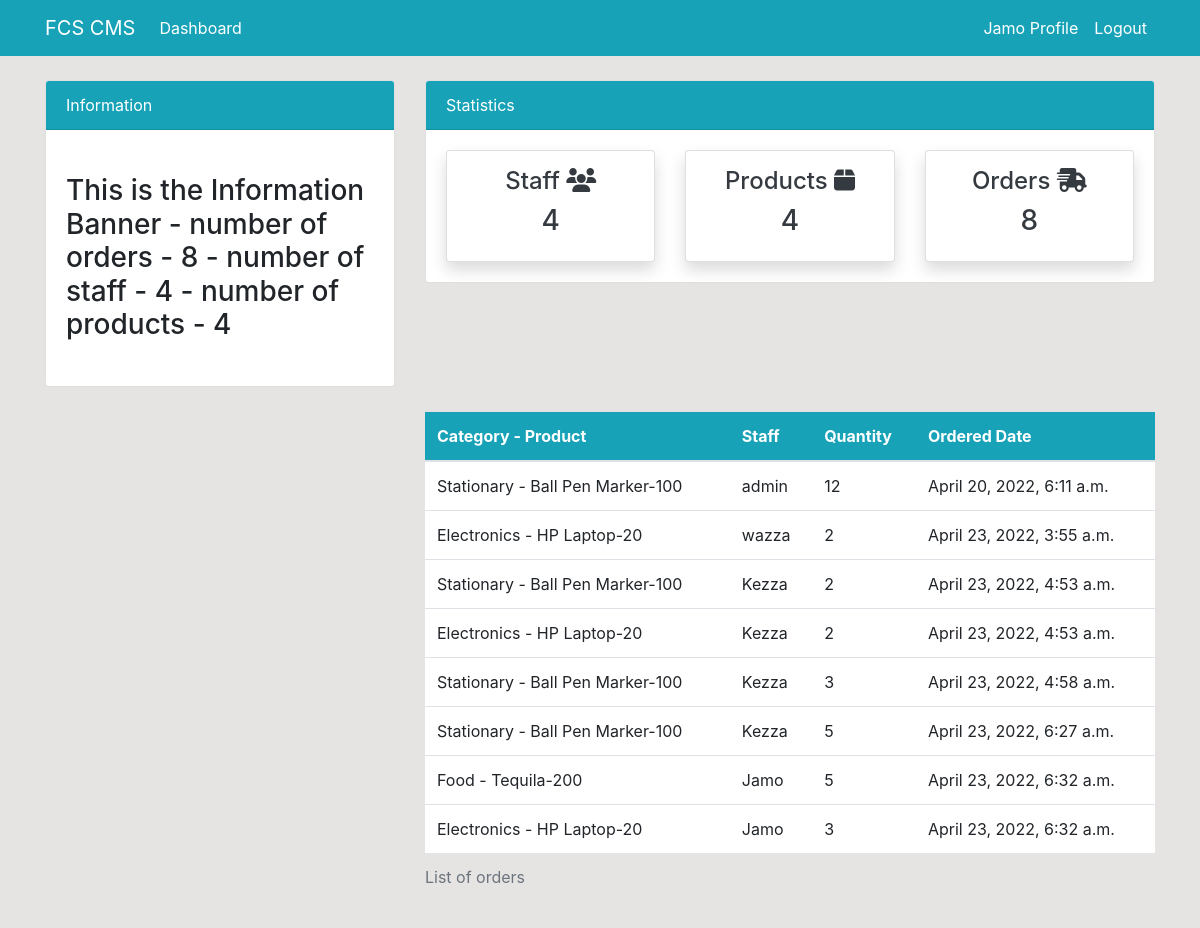
Page /order/ (signed in) on the committed database.
### dashboard/models.py (models this page shows, shortened)
class Order(models.Model):
    product = models.ForeignKey(Product, on_delete=models.CASCADE, null=True)
    staff = models.ForeignKey(User, models.CASCADE, null=True)
    order_quantity = models.PositiveIntegerField(null= True)
    date = models.DateTimeField(auto_now_add=True)
    class Meta:
        verbose_name_plural = 'Order'

class Product(models.Model):
    name = models.CharField(max_length=100, null=True)
    category = models.CharField(max_length=20, choices=CATEGORY, null=True)
    quantity = models.PositiveIntegerField(null=True)
    class Meta:
        verbose_name_plural = 'Product'  # this is the name that will show in admin, not Products
    def __str__(self):
        return f'{self.name}-{self.quantity}'  # this is what displays in admin

### dashboard/views.py (the view)
# urls.py: path('order/', views.order, name='dashboard-order')
@login_required
def order(request):
    orders = Order.objects.all()
    orders_count = Order.objects.all().count()
    workers_count = User.objects.all().count()
    products_count = Product.objects.all().count()
    context = {
        'orders': orders,
        'workers_count': workers_count,
        'orders_count': orders_count,
        'products_count': products_count
    }
    return render(request, 'dashboard/order.html', context)

### templates/dashboard/order.html (shortened to what this page needs)
    {% extends 'partials/base.html' %}
    {% block content %}
     {% include 'partials/topnav.html' %}
<div class="container">
  <div class="row my-4">
    <div class="col-md-4">
    </div>
    <div class="col-md-8">
      <table class="table caption-top bg-white">
        <caption>List of orders</caption>
        <thead class="bg-info">
          <tr class="text-white">
            <th scope="col">Category - Product</th>
            <th scope="col">Staff</th>
            <th scope="col">Quantity</th>
            <th scope="col">Ordered Date</th>
          </tr>
        </thead>
        <tbody>
        {% for orders in orders %}
          <tr>
            <td>{{ orders.product.category }} - {{ orders.product }} </td>
            <td>{{ orders.staff.username }}</td>
            <td>{{ orders.order_quantity }}</td>
            <td>{{ orders.date }}</td>
          </tr>
        {% endfor %}
        </tbody>
      </table>
    </div>
  </div>
</div>
    {% endblock %}

### templates/partials/nav.html (shortened to what this page needs)
    <nav class="navbar navbar-expand-lg navbar-light bg-info">
        {% if user.is_authenticated %}
        <div class="container">
        <a class="navbar-brand text-white" href="{% url 'dashboard-index' %}">FCS CMS</a>
        <div class="collapse navbar-collapse" id="navbarSupportedContent">
          <ul class="navbar-nav mr-auto">
            <li class="nav-item active">
              <a class="nav-link text-white" href="{% url 'dashboard-index' %}">Dashboard <span class="sr-only">(current)</span></a>
            </li>
          </ul>
          <ul class="navbar-nav ml-auto">
            <li class="nav-item active mr-auto">
              <a class="nav-link text-white" href="{% url 'user-profile' %} ">{{ user.username }} Profile <span class="sr-only">(current)</span></a>
            </li>
            <li class="nav-item ">
              <a class="nav-link text-white" href="{% url 'user-logout' %}">Logout</a>
            </li>
          </ul>
            {% endif %}
        </div>
    </div>
  </nav>

### static/style.css (style rules this page uses)
body { background-color: rgb(230, 227, 227); }

### rows in the picture
Order: product.category "Stationary", product "Ball Pen Marker-100", staff.username "admin", order_quantity "12", date "April 20, 2022, 6:11 a.m."
Order: product.category "Electronics", product "HP Laptop-20", staff.username "wazza", order_quantity "2", date "April 23, 2022, 3:55 a.m."
Order: product.category "Stationary", product "Ball Pen Marker-100", staff.username "Kezza", order_quantity "2", date "April 23, 2022, 4:53 a.m."
Order: product.category "Electronics", product "HP Laptop-20", staff.username "Kezza", order_quantity "2", date "April 23, 2022, 4:53 a.m."
Order: product.category "Stationary", product "Ball Pen Marker-100", staff.username "Kezza", order_quantity "3", date "April 23, 2022, 4:58 a.m."
Order: product.category "Stationary", product "Ball Pen Marker-100", staff.username "Kezza", order_quantity "5", date "April 23, 2022, 6:27 a.m."
Order: product.category "Food", product "Tequila-200", staff.username "Jamo", order_quantity "5", date "April 23, 2022, 6:32 a.m."
Order: product.category "Electronics", product "HP Laptop-20", staff.username "Jamo", order_quantity "3", date "April 23, 2022, 6:32 a.m."

### other values in the picture
{{ user.username }} "Jamo"
{{ orders_count }} "8"
{{ workers_count }} "4"
{{ products_count }} "4"
